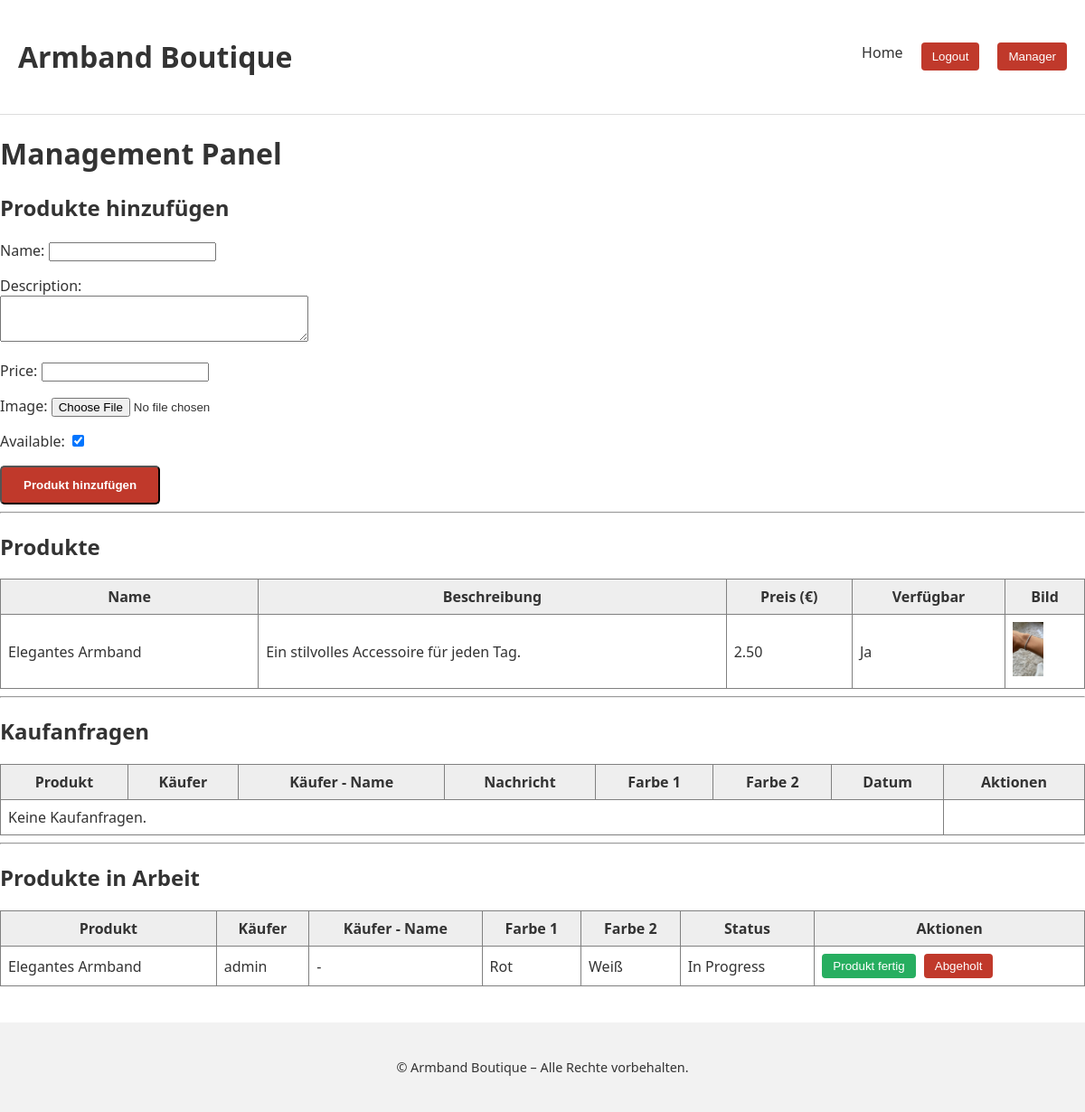
Page /manager/ (signed in) on the earlier database version.
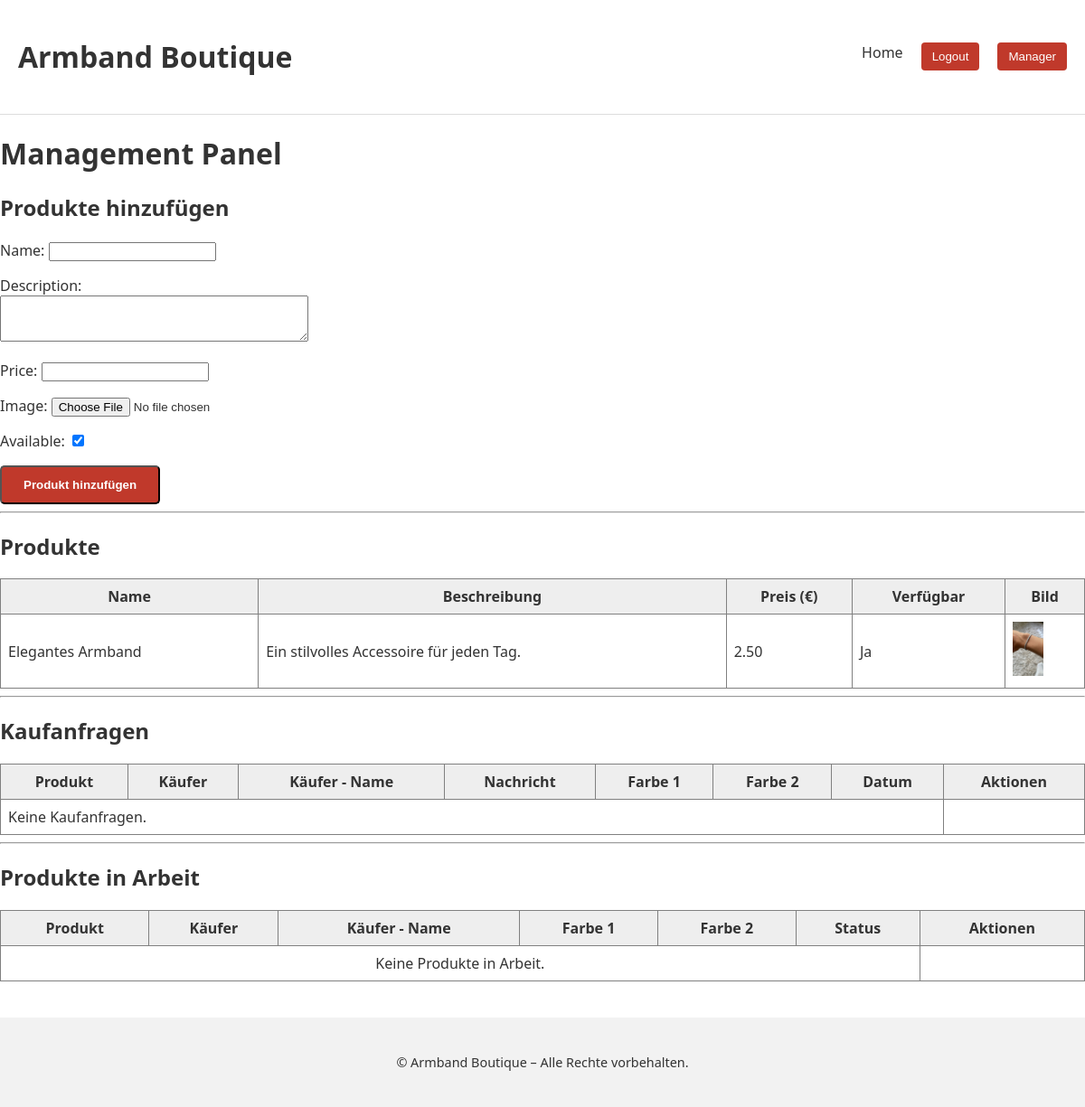
Same page on the later database version.
### core/models.py (models this page shows, shortened)
class Product(models.Model):
    name = models.CharField(max_length=100)
    description = models.TextField(blank=True)
    price = models.DecimalField(max_digits=6, decimal_places=2)
    image = models.ImageField(upload_to='products/')
    available = models.BooleanField(default=True)

class ProductToMake(models.Model):
    product = models.ForeignKey(Product, on_delete=models.CASCADE)
    buyer = models.ForeignKey(User, on_delete=models.CASCADE)
    color1 = models.CharField(max_length=50)
    color2 = models.CharField(max_length=50)
    status = models.CharField(max_length=20, choices=[
        ('in_progress', 'In Progress'),
        ('finished', 'Finished'),
    ], default='in_progress')
    created_at = models.DateTimeField(auto_now_add=True)

### core/views.py (the view)
# urls.py: path('manager/', manager_view, name='manager'),
@staff_member_required
def manager_view(request):
    products = Product.objects.all()
    purchase_requests = PurchaseRequest.objects.select_related('product', 'buyer').all()
    products_to_make = ProductToMake.objects.select_related('product', 'buyer').all().order_by('status', 'id')
    if request.method == "POST" and 'add_product' in request.POST:
        form = ProductForm(request.POST, request.FILES)
        if form.is_valid():
            form.save()
            return redirect('manager')
    else:
        form = ProductForm()
    context = {
        "products": products,
        "purchase_requests": purchase_requests,
        "products_to_make": products_to_make,
        "form": form,
    }
    return render(request, "manager.html", context)

### core/forms.py
class ProductForm(forms.ModelForm):
    class Meta:
        model = Product
        fields = ['name', 'description', 'price', 'image', 'available']
        widgets = {
            'name': forms.TextInput(attrs={'class': 'form-control'}),
            'description': forms.Textarea(attrs={'class': 'form-control', 'rows': 3}),
            'price': forms.NumberInput(attrs={'class': 'form-control', 'step': '0.01'}),
            'available': forms.CheckboxInput(attrs={'class': 'form-check-input'}),
        }

### core/templates/manager.html (shortened to what this page needs)
{% extends "base.html" %}
{% load static %}
{% block content %}
<h1>Management Panel</h1>
<h2>Produkte hinzufügen</h2>
<form method="post" enctype="multipart/form-data" style="max-width: 400px;">
  {{ form.as_p }}
  <button type="submit" name="add_product" class="btn btn-primary">Produkt hinzufügen</button>
</form>
<hr />
<h2>Produkte</h2>
<table border="1" cellpadding="8" cellspacing="0" style="width: 100%; border-collapse: collapse;">
  <thead>
    <tr style="background-color: #eee;">
      <th>Name</th>
      <th>Beschreibung</th>
      <th>Preis (€)</th>
      <th>Verfügbar</th>
      <th>Bild</th>
    </tr>
  </thead>
  <tbody>
    {% for product in products %}
    <tr>
      <td>{{ product.name }}</td>
      <td>{{ product.description|linebreaksbr }}</td>
      <td>{{ product.price }}</td>
      <td>{{ product.available|yesno:"Ja,Nein" }}</td>
      <td>
        {% if product.image %}
          <img src="{{ product.image.url }}" alt="{{ product.name }}" style="height: 60px;"/>
        {% else %}
          Kein Bild
        {% endif %}
      </td>
    </tr>
    {% empty %}
    <tr><td colspan="5">Keine Produkte gefunden.</td></tr>
    {% endfor %}
  </tbody>
</table>
<hr />
<h2>Kaufanfragen</h2>
<table border="1" cellpadding="8" cellspacing="0" style="width: 100%; border-collapse: collapse;">
  <thead>
    <tr style="background-color: #eee;">
      <th>Produkt</th>
      <th>Käufer</th>
      <th>Käufer - Name</th>
      <th>Nachricht</th>
      <th>Farbe 1</th>
      <th>Farbe 2</th>
      <th>Datum</th>
      <th>Aktionen</th>
    </tr>
  </thead>
  <tbody>
    {% for request in purchase_requests %}
    <tr>
      <td>{{ request.product.name }}</td>
      <td>{{ request.buyer.username }} ({{ request.buyer.email }})</td>
      <td>{{ request.buyer.first_name }} - {{request.buyer.last_name}}</td>
      <td>{{ request.message|default:"Keine Nachricht" }}</td>
      <td>{{ request.color1|default:"-" }}</td>
      <td>{{ request.color2|default:"-" }}</td>
      <td>{{ request.requested_at|date:"d.m.Y H:i" }}</td>
      <td>
        <a href="{% url 'accept_request' request.id %}" style="color: green; font-weight: bold;">Akzeptieren</a>
        |
        <a href="{% url 'reject_request' request.id %}" style="color: red; font-weight: bold;">Ablehnen</a>
      </td>
    </tr>
    {% empty %}
    <tr><td colspan="7">Keine Kaufanfragen.</td></tr>
    {% endfor %}
  </tbody>
</table>
<hr />
<h2>Produkte in Arbeit</h2>
<table border="1" cellpadding="8" cellspacing="0" style="width: 100%; border-collapse: collapse;">
  <thead>
    <tr style="background-color: #eee;">
      <th>Produkt</th>
      <th>Käufer</th>
      <th>Käufer - Name</th>
      <th>Farbe 1</th>
      <th>Farbe 2</th>
      <th>Status</th>
      <th>Aktionen</th>
    </tr>
  </thead>
  <tbody>
    {% for item in products_to_make %}
    <tr>
      <td>{{ item.product.name }}</td>
      <td>{{ item.buyer.username }}</td>
      <td>{{ request.buyer.first_name }} - {{request.buyer.last_name}}</td>
      <td>{{ item.color1 }}</td>
      <td>{{ item.color2 }}</td>
      <td>{{ item.get_status_display }}</td>
      <td>
        {% if item.status == 'in_progress' %}
        <form method="post" action="{% url 'product_finished' item.id %}" style="display:inline;">
          <button type="submit" style="background:#27ae60; color:white; border:none; padding:6px 12px; border-radius:4px; cursor:pointer;">
            Produkt fertig
          </button>
        </form>
        {% endif %}
        <form method="post" action="{% url 'product_picked_up' item.id %}" style="display:inline; margin-left:5px;">
          <button type="submit" style="background:#c0392b; color:white; border:none; padding:6px 12px; border-radius:4px; cursor:pointer;">
            Abgeholt
          </button>
        </form>
      </td>
    </tr>
    {% empty %}
    <tr>
      <td colspan="6" style="text-align:center;">Keine Produkte in Arbeit.</td>
    </tr>
    {% endfor %}
  </tbody>
</table>
{% endblock %}

Differences in the rows shown:
removed ProductToMake: product.name "Elegantes Armband", buyer.username "admin", color1 "Rot", color2 "Weiß", status "In Progress", shows "Produkt fertig"
Other differences:
text now shown: "Keine Produkte in Arbeit."
